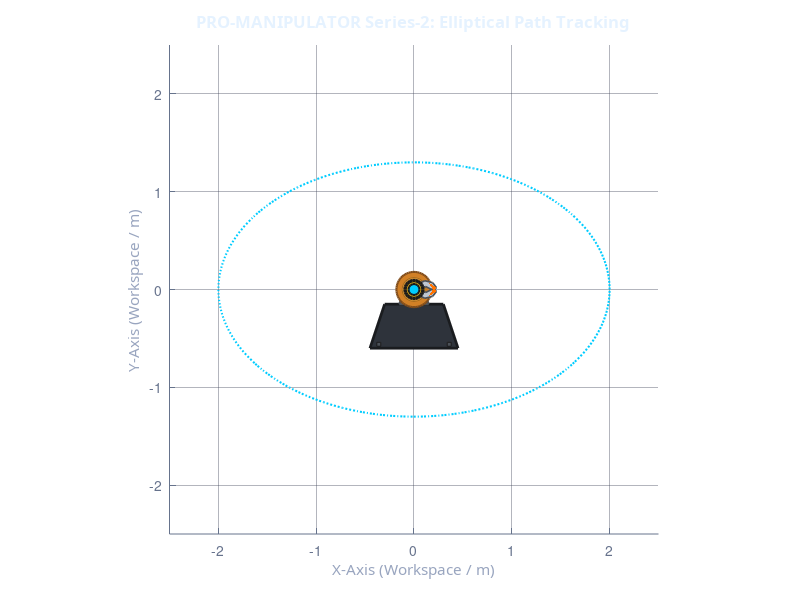

This chart was generated by the following MATLAB code: (Note: this script raises an error after producing the figure.)
% High-Fidelity 3D-Style 2-Link Manipulator Simulation (MATLAB R2026a)
clear; clc; close all;

%% 1. 로봇 물리 및 궤적 파라미터 설정
l1 = 1.0; % 링크 1 길이 (m)
l2 = 1.0; % 링크 2 길이 (m)

% 타원 궤적 파라미터 (x^2/2^2 + y^2/1.3^2 = 1)
a = 2.0;  % 장반경 (초기치 x=2.0 만족)
b = 1.3;  % 단반경

% 시간 및 스텝 설정 (부드러운 구동을 위해 240 프레임 구성)
num_steps = 240;
t = linspace(0, 2*pi, num_steps);

% 타스크 공간 궤적 (X, Y) 생성
X_traj = a * cos(t);
Y_traj = b * sin(t);

%% 2. 시각화 그래픽스 환경 구축 (Dark Industrial Theme)
fig = figure('Name', 'Cybernetic 2-Link Manipulator HUD', ...
             'NumberTitle', 'off', ...
             'Color', [0.08, 0.09, 0.11]); % 깊은 우주 테마 다크 백그라운드
         
ax = axes('Parent', fig, ...
          'Color', [0.12, 0.14, 0.18], ...
          'XColor', [0.4, 0.45, 0.55], ...
          'YColor', [0.4, 0.45, 0.55], ...
          'GridColor', [0.25, 0.28, 0.35], ...
          'GridAlpha', 0.4);
      
grid on; hold on;
axis equal;
xlim([-2.5, 2.5]);
ylim([-2.5, 2.5]);
xlabel('X-Axis (Workspace / m)', 'Color', [0.6, 0.65, 0.75], 'FontName', 'Segoe UI');
ylabel('Y-Axis (Workspace / m)', 'Color', [0.6, 0.65, 0.75], 'FontName', 'Segoe UI');
title('PRO-MANIPULATOR Series-2: Elliptical Path Tracking', 'Color', [0.9, 0.95, 1.0], 'FontSize', 12, 'FontName', 'Segoe UI', 'FontWeight', 'bold');

% 타원형 타스크 가이드라인 (야광 그리드 느낌의 네온 네이비 블루 점선)
plot(X_traj, Y_traj, ':', 'Color', [0.0, 0.8, 1.0], 'LineWidth', 1.5);

% 실시간 핸드 궤적 히스토리 라인 (네온 마젠타 글로우)
hand_trace = plot(X_traj(1), Y_traj(1), '-', 'Color', [1.0, 0.2, 0.6], 'LineWidth', 2.0);

%% 3. 멋진 고정용 베이스 받침대 (Static Base Stand) 그리기
% 하단 고정 플레이트 (묵직한 주철 메탈 질감)
base_plate_x = [-0.45, 0.45, 0.30, -0.30];
base_plate_y = [-0.60, -0.60, -0.15, -0.15];
fill(base_plate_x, base_plate_y, [0.18, 0.20, 0.23], 'EdgeColor', [0.1, 0.11, 0.12], 'LineWidth', 2);

% 지지 볼트 디테일 (좌우 대칭 구조)
fill([-0.38, -0.34, -0.34, -0.38], [-0.58, -0.58, -0.54, -0.54], [0.3, 0.32, 0.35], 'EdgeColor', [0.1, 0.1, 0.1]);
fill([ 0.34,  0.38,  0.38,  0.34], [-0.58, -0.58, -0.54, -0.54], [0.3, 0.32, 0.35], 'EdgeColor', [0.1, 0.1, 0.1]);

% 베이스 메인 회전 목(Neck) 파트
base_neck_x = [-0.15, 0.15, 0.10, -0.10];
base_neck_y = [-0.15, -0.15, 0.0, 0.0];
fill(base_neck_x, base_neck_y, [0.55, 0.58, 0.62], 'EdgeColor', [0.3, 0.32, 0.35], 'LineWidth', 1.5);

% 1축 메탈 서보 모터 기어 (코퍼/골드 레이어)
rectangle('Position', [-0.18, -0.18, 0.36, 0.36], 'Curvature', [1, 1], ...
          'FaceColor', [0.82, 0.50, 0.15], 'EdgeColor', [0.5, 0.3, 0.1], 'LineWidth', 1.5);
rectangle('Position', [-0.12, -0.12, 0.24, 0.24], 'Curvature', [1, 1], ...
          'FaceColor', [1.0, 0.68, 0.25], 'EdgeColor', [0.6, 0.4, 0.1]);

%% 4. 메탈릭 실버 로봇 팔 (Layered Lines) 및 집게(Gripper) 오브젝트 정의
% [Layered Line 기법] 두께가 다른 은색 음영 라인을 겹쳐 2D에서 완벽한 원통형 광택 렌더링 구현
silver_colors = {
    [0.18, 0.19, 0.20], ... % 1. 가장 외곽 어두운 음영 테두리 (가장 두꺼움)
    [0.48, 0.50, 0.53], ... % 2. 기본 실버 메탈 바디
    [0.72, 0.75, 0.78], ... % 3. 중간 밝기 메탈 광택
    [0.90, 0.93, 0.96], ... % 4. 강한 스펙큘러 하이라이트
    [1.00, 1.00, 1.00]      % 5. 핵심 코어 반사광 (가장 얇음)
};
widths = [26, 21, 14, 7, 2.5];

link1_layers = []; % 빈 배열로 안전하게 초기화
link2_layers = [];

for k = 1:5
    % 겹쳐 그릴 은색 라인들을 배열에 차례대로 담아줍니다.
    link1_layers(k) = plot([0, 0], [0, 0], 'Color', silver_colors{k}, 'LineWidth', widths(k), 'HandleVisibility', 'off');
    link2_layers(k) = plot([0, 0], [0, 0], 'Color', silver_colors{k}, 'LineWidth', widths(k), 'HandleVisibility', 'off');
end

% 집게 로컬 좌표계 디자인 (집게 손바닥 기준점 0,0 에서 뻗어나가는 형태)
% 손목 브래킷 브릿지
wrist_x = [-0.03,  0.03,  0.03, -0.03];
wrist_y = [-0.05, -0.05,  0.05,  0.05];

% 집게 발톱 (Claw) - 날렵하고 멋진 하이테크 곡선형 핑거
claw_base_x = [0.03, 0.11, 0.19, 0.23, 0.20, 0.12, 0.03];
claw_base_y = [0.05, 0.09, 0.07, 0.02, -0.01, 0.03, 0.01]; % 왼편(상부) claw

% 집게 발톱 끝 고대비 네온 오렌지 패드 (실제 물건을 안전하게 잡는 특수 고무 패드 느낌)
pad_base_x = [0.15, 0.23, 0.20];
pad_base_y = [0.07, 0.02, -0.01];

% 집게 그래픽스 패치 생성 (초기 상태 플롯)
h_wrist = patch('XData', wrist_x, 'YData', wrist_y, 'FaceColor', [0.25, 0.27, 0.30], 'EdgeColor', [0.1, 0.1, 0.1], 'LineWidth', 1.2);
h_claw_L = patch('XData', claw_base_x, 'YData', claw_base_y, 'FaceColor', [0.75, 0.78, 0.82], 'EdgeColor', [0.3, 0.32, 0.35], 'LineWidth', 1.2);
h_claw_R = patch('XData', claw_base_x, 'YData', -claw_base_y, 'FaceColor', [0.75, 0.78, 0.82], 'EdgeColor', [0.3, 0.32, 0.35], 'LineWidth', 1.2);
h_pad_L = patch('XData', pad_base_x, 'YData', pad_base_y, 'FaceColor', [1.0, 0.45, 0.0], 'EdgeColor', 'none');
h_pad_R = patch('XData', pad_base_x, 'YData', -pad_base_y, 'FaceColor', [1.0, 0.45, 0.0], 'EdgeColor', 'none');

% 관절 캡 장식 (황금빛 알루미늄 피벗 볼트 포인트)
h_joint1_cap = plot(0, 0, 'o', 'MarkerSize', 14, 'MarkerFaceColor', [0.90, 0.70, 0.10], 'MarkerEdgeColor', [0.1, 0.1, 0.1], 'LineWidth', 1.5);
h_joint2_cap = plot(0, 0, 'o', 'MarkerSize', 12, 'MarkerFaceColor', [0.90, 0.70, 0.10], 'MarkerEdgeColor', [0.1, 0.1, 0.1], 'LineWidth', 1.5);
h_wrist_cap  = plot(0, 0, 'o', 'MarkerSize',  8, 'MarkerFaceColor', [0.00, 0.80, 1.00], 'MarkerEdgeColor', [0.1, 0.1, 0.1], 'LineWidth', 1.5);

%% 5. 실시간 정보 출력 윈도우 (HUD Dashboard)
hud_box = annotation('textbox', [0.15, 0.68, 0.28, 0.20], ...
                     'String', '', ...
                     'Color', [0.0, 0.95, 1.0], ...
                     'BackgroundColor', [0.15, 0.17, 0.22, 0.75], ...
                     'EdgeColor', [0.0, 0.5, 0.7], ...
                     'FontName', 'Courier New', ...
                     'FontSize', 9.5, ...
                     'FontWeight', 'bold');

%% 6. 핵심 제어 시뮬레이션 루프
x_history = [];
y_history = [];

for i = 1:num_steps
    % 목표 위치 추출
    x = X_traj(i);
    y = Y_traj(i);
    
    %% [역기구학 계산]
    D = (x^2 + y^2 - l1^2 - l2^2) / (2 * l1 * l2);
    if D > 1, D = 1; elseif D < -1, D = -1; end % 수치 특이점 제어
    
    % Elbow-down 형상 적용
    theta2 = -acos(D); 
    theta1 = atan2(y, x) - atan2(l2 * sin(theta2), l1 + l2 * cos(theta2));
    
    %% [순기구학 및 각 관절 글로벌 좌표 유도]
    x1 = l1 * cos(theta1);
    y1 = l1 * sin(theta1);
    x2 = x1 + l2 * cos(theta1 + theta2);
    y2 = y1 + l2 * sin(theta1 + theta2);
    
    % 핸드의 각도 (집게가 향할 방위각)
    phi = theta1 + theta2;
    
    %% [입체 메탈 암(Arm) 업데이트]
    for k = 1:5
        set(link1_layers(k), 'XData', [0, x1], 'YData', [0, y1]);
        set(link2_layers(k), 'XData', [x1, x2], 'YData', [y1, y2]);
    end
    
    % 관절 피벗 볼트 중심점 동적 추적
    set(h_joint2_cap, 'XData', x1, 'YData', y1);
    set(h_wrist_cap, 'XData', x2, 'YData', y2);
    
    %% [동적 3D-Feel 집게 구동 알고리즘]
    % 타원 궤적의 상단/우측 구간에 따라 집게의 조임 간격(Grip Gap)을 능동적으로 연동 제어
    grip_control = 0.65 + 0.35 * sin(t(i)); % 0.3 ~ 1.0 사이에서 오르내림 (실제 집게 장치 구동 모사)
    
    claw_dyn_y = claw_base_y * grip_control;
    pad_dyn_y = pad_base_y * grip_control;
    
    % 글로벌 좌표 회전 및 변환 행렬 구성 [2x2]
    R = [cos(phi), -sin(phi); sin(phi), cos(phi)];
    
    % 각 손가락 부위별 회전 행렬 매핑 연산
    wr_g = R * wrist_loc_transform(wrist_x, wrist_y) + [x2; y2];
    cl_L_g = R * [claw_base_x;  claw_dyn_y] + [x2; y2];
    cl_R_g = R * [claw_base_x; -claw_dyn_y] + [x2; y2];
    pd_L_g = R * [pad_base_x;   pad_dyn_y]  + [x2; y2];
    pd_R_g = R * [pad_base_x;  -pad_dyn_y]  + [x2; y2];
    
    % 집게 패치 동적 재생성
    set(h_wrist, 'XData', wr_g(1,:), 'YData', wr_g(2,:));
    set(h_claw_L, 'XData', cl_L_g(1,:), 'YData', cl_L_g(2,:));
    set(h_claw_R, 'XData', cl_R_g(1,:), 'YData', cl_R_g(2,:));
    set(h_pad_L, 'XData', pd_L_g(1,:), 'YData', pd_L_g(2,:));
    set(h_pad_R, 'XData', pd_R_g(1,:), 'YData', pd_R_g(2,:));
    
    %% [궤적 그리기]
    x_history = [x_history, x2];
    y_history = [y_history, y2];
    set(hand_trace, 'XData', x_history, 'YData', y_history);
    
    %% [HUD 정보창 갱신]
    hud_string = sprintf([ ...
        '  [SYSTEM MONITOR]\n', ...
        '  ====================\n', ...
        '  Joint 1 Angle : %6.1f deg\n', ...
        '  Joint 2 Angle : %6.1f deg\n', ...
        '  Wrist Coord X : %6.3f m\n', ...
        '  Wrist Coord Y : %6.3f m\n', ...
        '  Grip Aperture : %5.1f %%\n', ...
        '  ====================\n', ...
        '  STATUS        : RUNNING...'], ...
        rad2deg(theta1), rad2deg(theta2), x2, y2, grip_control * 100);
    set(hud_box, 'String', hud_string);
    
    %% 프레임 렌더링 동기화 및 지연 속도 제어
    drawnow;
    pause(0.02);
end

%% 손목 변환 도우미 함수 정의
function out = wrist_loc_transform(wx, wy)
    out = [wx; wy];
end
